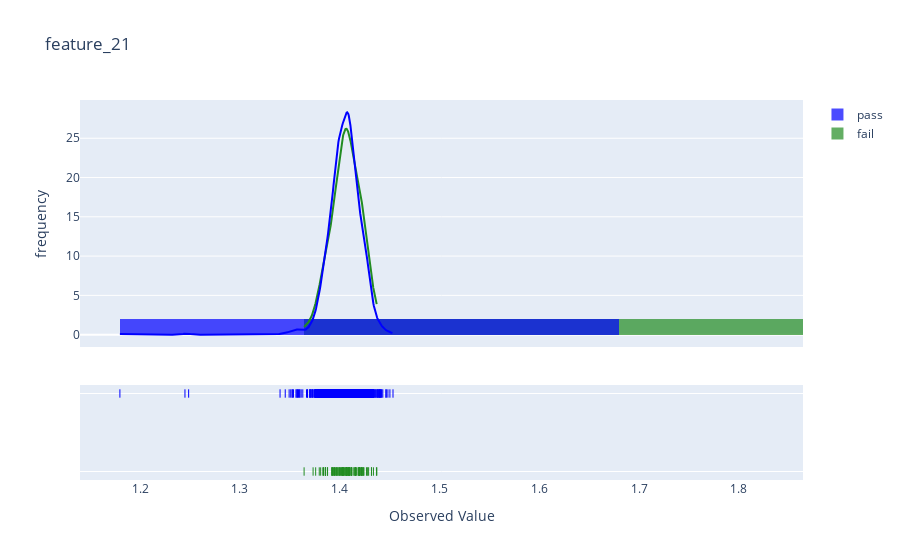

The code cell stored with this chart in its notebook:
### Code cell
plot_distribution('feature_21', 0.5)

### Figure 1 — Plotly figure (JSON) as saved in the notebook; plotly's stock layout.template omitted (floating-point values rounded to 4 significant figures; data arrays with more than 128 entries replaced by an {"elided": "..."} marker saying what was removed)
{"data": [{"autobinx": false, "histnorm": "probability density", "legendgroup": "fail", "marker": {"color": "#228C22"}, "name": "fail", "opacity": 0.7, "type": "histogram", "x": [1.412, 1.419, 1.421, 1.403, 1.429, 1.408, 1.395, 1.42, 1.373, 1.386, 1.4, 1.395, 1.406, 1.422, 1.393, 1.416, 1.403, 1.403, 1.415, 1.399, 1.395, 1.398, 1.397, 1.412, 1.422, 1.41, 1.42, 1.414, 1.405, 1.396, 1.404, 1.392, 1.41, 1.407, 1.412, 1.411, 1.402, 1.386, 1.416, 1.384, 1.397, 1.422, 1.42, 1.388, 1.416, 1.404, 1.403, 1.384, 1.394, 1.407, 1.405, 1.392, 1.376, 1.379, 1.427, 1.424, 1.409, 1.386, 1.401, 1.42, 1.423, 1.396, 1.407, 1.416, 1.409, 1.419, 1.397, 1.381, 1.412, 1.417, 1.437, 1.404, 1.402, 1.406, 1.427, 1.409, 1.407, 1.383, 1.424, 1.401, 1.418, 1.423, 1.399, 1.407, 1.403, 1.386, 1.41, 1.407, 1.409, 1.432, 1.437, 1.407, 1.414, 1.434, 1.432, 1.41, 1.4, 1.364, 1.428, 1.393, 1.392, 1.419, 1.388, 1.422], "xaxis": "x", "xbins": {"end": 1.437, "size": 0.5, "start": 1.364}, "yaxis": "y"}, {"autobinx": false, "histnorm": "probability density", "legendgroup": "pass", "marker": {"color": "#0000FF"}, "name": "pass", "opacity": 0.7, "type": "histogram", "x": {"elided": "1463 float values"}, "xaxis": "x", "xbins": {"end": 1.453, "size": 0.5, "start": 1.18}, "yaxis": "y"}, {"legendgroup": "fail", "marker": {"color": "#228C22"}, "mode": "lines", "name": "fail", "showlegend": false, "type": "scatter", "x": {"elided": "500 float values"}, "xaxis": "x", "y": {"elided": "500 float values"}, "yaxis": "y"}, {"legendgroup": "pass", "marker": {"color": "#0000FF"}, "mode": "lines", "name": "pass", "showlegend": false, "type": "scatter", "x": {"elided": "500 float values"}, "xaxis": "x", "y": {"elided": "500 float values"}, "yaxis": "y"}, {"legendgroup": "fail", "marker": {"color": "#228C22", "symbol": "line-ns-open"}, "mode": "markers", "name": "fail", "showlegend": false, "type": "scatter", "x": [1.412, 1.419, 1.421, 1.403, 1.429, 1.408, 1.395, 1.42, 1.373, 1.386, 1.4, 1.395, 1.406, 1.422, 1.393, 1.416, 1.403, 1.403, 1.415, 1.399, 1.395, 1.398, 1.397, 1.412, 1.422, 1.41, 1.42, 1.414, 1.405, 1.396, 1.404, 1.392, 1.41, 1.407, 1.412, 1.411, 1.402, 1.386, 1.416, 1.384, 1.397, 1.422, 1.42, 1.388, 1.416, 1.404, 1.403, 1.384, 1.394, 1.407, 1.405, 1.392, 1.376, 1.379, 1.427, 1.424, 1.409, 1.386, 1.401, 1.42, 1.423, 1.396, 1.407, 1.416, 1.409, 1.419, 1.397, 1.381, 1.412, 1.417, 1.437, 1.404, 1.402, 1.406, 1.427, 1.409, 1.407, 1.383, 1.424, 1.401, 1.418, 1.423, 1.399, 1.407, 1.403, 1.386, 1.41, 1.407, 1.409, 1.432, 1.437, 1.407, 1.414, 1.434, 1.432, 1.41, 1.4, 1.364, 1.428, 1.393, 1.392, 1.419, 1.388, 1.422], "xaxis": "x", "y": ["fail", "fail", "fail", "fail", "fail", "fail", "fail", "fail", "fail", "fail", "fail", "fail", "fail", "fail", "fail", "fail", "fail", "fail", "fail", "fail", "fail", "fail", "fail", "fail", "fail", "fail", "fail", "fail", "fail", "fail", "fail", "fail", "fail", "fail", "fail", "fail", "fail", "fail", "fail", "fail", "fail", "fail", "fail", "fail", "fail", "fail", "fail", "fail", "fail", "fail", "fail", "fail", "fail", "fail", "fail", "fail", "fail", "fail", "fail", "fail", "fail", "fail", "fail", "fail", "fail", "fail", "fail", "fail", "fail", "fail", "fail", "fail", "fail", "fail", "fail", "fail", "fail", "fail", "fail", "fail", "fail", "fail", "fail", "fail", "fail", "fail", "fail", "fail", "fail", "fail", "fail", "fail", "fail", "fail", "fail", "fail", "fail", "fail", "fail", "fail", "fail", "fail", "fail", "fail"], "yaxis": "y2"}, {"legendgroup": "pass", "marker": {"color": "#0000FF", "symbol": "line-ns-open"}, "mode": "markers", "name": "pass", "showlegend": false, "type": "scatter", "x": {"elided": "1463 float values"}, "xaxis": "x", "y": {"elided": "1463 str values"}, "yaxis": "y2"}], "layout": {"barmode": "overlay", "hovermode": "closest", "legend": {"traceorder": "reversed"}, "title": {"text": "feature_21"}, "xaxis": {"anchor": "y2", "domain": [0, 1], "title": {"text": "Observed Value"}, "zeroline": false}, "yaxis": {"anchor": "free", "domain": [0.35, 1], "position": 0, "title": {"text": "frequency"}}, "yaxis2": {"anchor": "x", "domain": [0, 0.25], "dtick": 1, "showticklabels": false}}}
